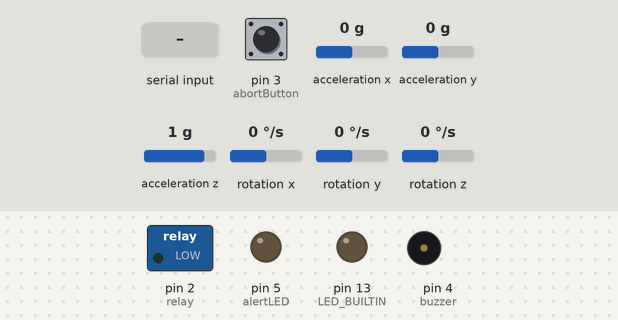
Simulated run of this sketch. Board: Arduino Uno, built with avr-gcc and run on an emulated ATmega328P. Parts: switched loads named in the sketch (green lamp = pin HIGH), output pins drawn as LEDs (lit = HIGH), buzzer (waves = sounding, pin HIGH). Wiring (inferred from the names in the program): MPU-6050 motion sensor at I2C address 0x68. Inputs (shaded band) come from the test bench; at power-on: acceleration z 1 g, pin 3 (abortButton) HIGH, acceleration x 0 g, acceleration y 0 g, rotation x 0 °/s, rotation y 0 °/s, rotation z 0 °/s. What the sketch prints to the serial monitor is not drawn.

Above: at 1.2 s.
1.3 s: "1\n" received over Serial
At 2.2 s:
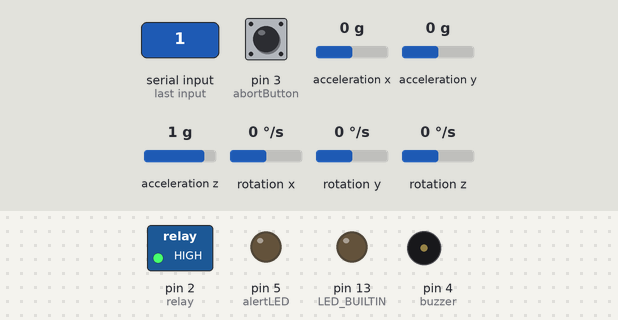
2.8 s: acceleration z set to 0.6 g
4.5 s: acceleration z set to 0.3 g
At 6.1 s:
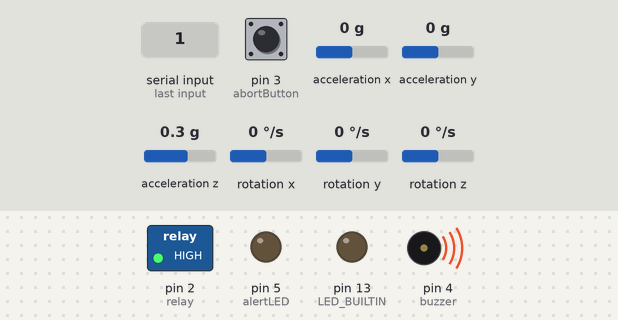
7.3 s: byte 97 ('a') received over Serial
At 8.8 s:
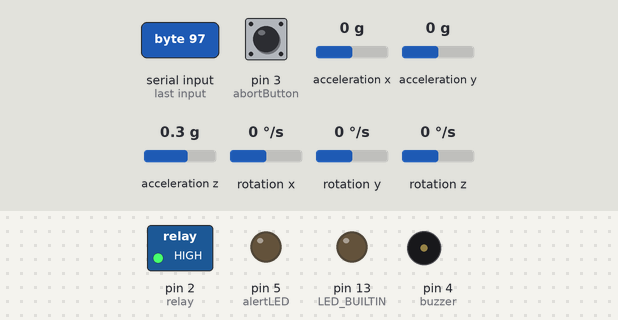
Timing chart, 0 to 10.3 s (numbered marks = the images above; inputs shaded):
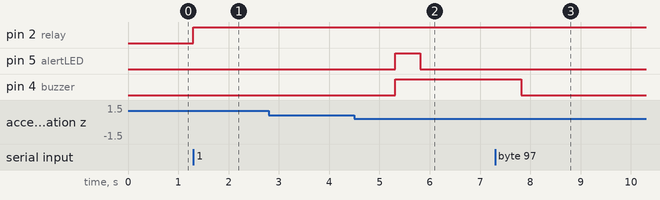

The sketch:

Bike_Module.ino
```cpp
#include<Wire.h>
const int MPU6050_addr=0x68;
int16_t AccX,AccY,AccZ,Temp,GyroX,GyroY,GyroZ;

int buzzer = 4;
int alertLED = 5;
int abortButton = 3;
int relay = 2;
char start = '0';
char alert ='0';
int ride = 0;

void setup(){
Wire.begin();
Wire.beginTransmission(MPU6050_addr);
Wire.write(0x6B);
Wire.write(0);
Wire.endTransmission(true);

Serial.begin(9600);

pinMode(abortButton,INPUT_PULLUP);
pinMode(buzzer, OUTPUT);
pinMode(alertLED, OUTPUT);
pinMode(relay, OUTPUT);
pinMode(LED_BUILTIN, OUTPUT);

digitalWrite(buzzer, LOW);
digitalWrite(alertLED, LOW);
digitalWrite(LED_BUILTIN, LOW);
}
void loop(){

if (Serial.available())
  {
    start = Serial.read();
    if (start == '1')
    {
       Serial.write('i');  //turn the bike ignition ON      can also be deleted
       digitalWrite(relay, HIGH);
       ride = 1;
       while(ride > 0)
       {
          Wire.beginTransmission(MPU6050_addr);
          Wire.write(0x3B);
          Wire.endTransmission(false);
          Wire.requestFrom(MPU6050_addr,14,true);
          AccX=Wire.read()<<8|Wire.read();
          AccY=Wire.read()<<8|Wire.read();
          AccZ=Wire.read()<<8|Wire.read();
          static int counter = 0;
          delay(500);
          if (AccX < 13000 && AccZ < 7000 )    //  accelerometer value for detecting accident
          {
            Serial.println("accident");
            digitalWrite(buzzer, HIGH);
            digitalWrite(alertLED, HIGH);
            delay(500);
            digitalWrite(alertLED, LOW);
            counter = counter + 1;
            delay(2000);
            if ( (digitalRead(abortButton) == 0) || (Serial.read() == 'a') )
            {
              Serial.println("aborted");
              digitalWrite(buzzer, LOW);
              digitalWrite(alertLED, LOW);
              counter = 0;
              delay(15000); // put some delay to allow rider to stable the bike's position.
            }
            else if (counter == 10)
            {
              Serial.println("confirmed");
              digitalWrite(buzzer, LOW);
              digitalWrite(alertLED, LOW);
              counter = 0;
              delay(15000); // put some delay to allow rider to stable the bike's position.
            }
          }
          else if (Serial.read() == '0')
          {
             delay(500);
             Serial.write('o'); // turn the bike ignition OFF    can also be deleted
             digitalWrite(relay, LOW);
             break;
          }
          else
          {
             counter = 0;
             Serial.write('s');
             digitalWrite(buzzer, LOW);
             digitalWrite(alertLED, LOW);
          }
       }
    }
  }
}
```

Measured:
- the behaviour switches between 0.5 and 0.4 g on acceleration z (found by bisection; images 1 and 2)
- after the input at 1.3 s, pin 2 (relay): LOW → HIGH at once
- after the input at 2.8 s, every drawn part: stays the same
- after the input at 4.5 s, pin 5 (alertLED): LOW → HIGH after 0.82 s, → LOW 0.50 s later; pin 4 (buzzer): LOW → HIGH after 0.82 s
- after the input at 7.3 s, pin 5 (alertLED): stays LOW (without the input it goes to HIGH after 1.0 s); pin 4 (buzzer): HIGH → LOW after 0.52 s
